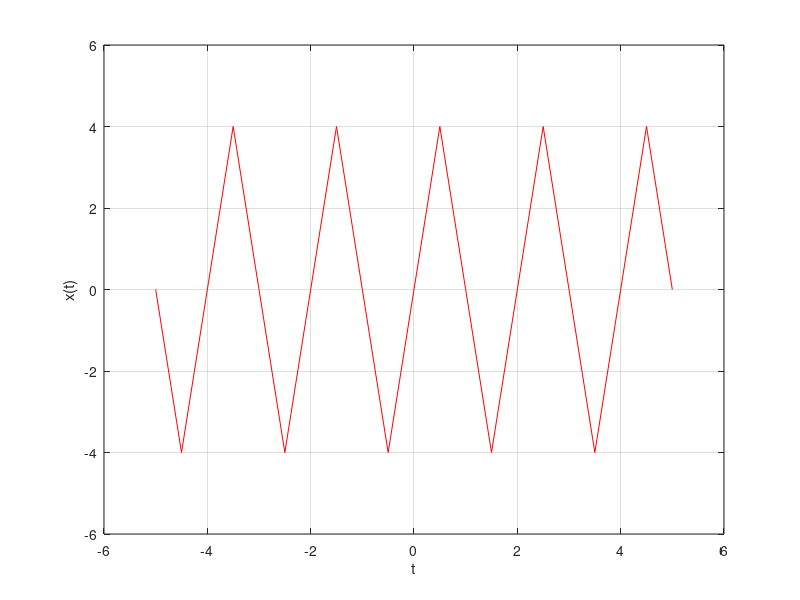
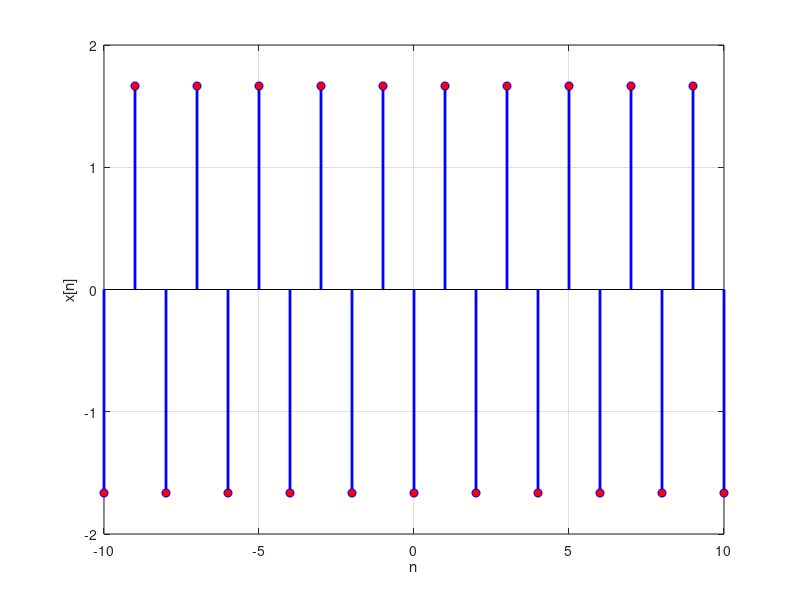
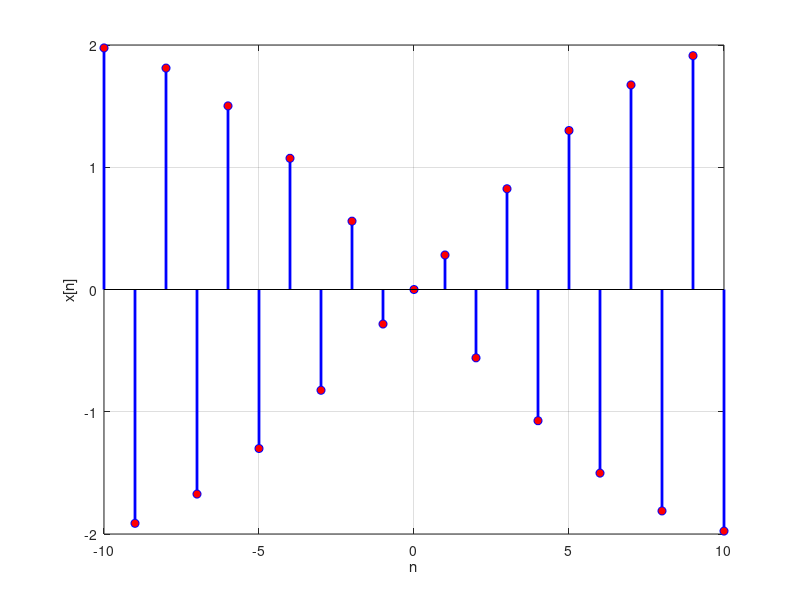
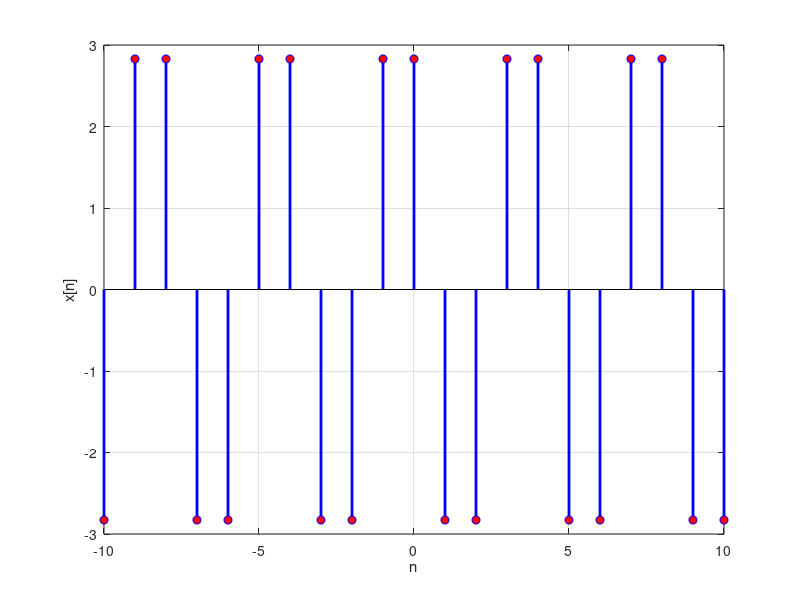

Here is the MATLAB script that generated these plots, in order:
%signals 
%% a. x(t) = 4cos(5pit)-pi/4

t = -5:0.5:5;
x = 4*cos(5*pi*t)-pi/4;
plot(t,x,'b');
grid on;
xlabel('t');
ylabel('x(t)');

%% b.  x(t) = 4u(t) +2*sint(3t) ,u(t)-unit step function
t = -5:0.5:5;
u = t >= 0;
x = 4*u + 2*sin(3*t);
plot(t,x,'g');
grid on;
xlabel('t');
ylabel('x(t)');

%% c. x(t) = 3cos(4t) + sin(pit);

t = -5:0.5:5;
x = 3*cos(4*t) + sin(pi*t);
plot(t,x,'y');
grid on;
xlabel('t');
ylabel('x(t)');

%% d. x(t) = cos(2pit) + 2cos(4pit) + sin(pit)

t = -5:0.5:5;
x = cos(2*pi*t)+cos(4*pi*t)+sin(pi*t);
plot(t,x,'k');
grid on;
xlabel('t');
ylabel('x(t)');

%% e. x(t) = 4cos(3pit + pi/2) + 2cos(8pit + pi/2)

t = -5:0.5:5;
x = 4*cos(3*pi*t + pi/2) + 2*cos(8*pi*t + pi/2);
plot(t,x,'r');
grid on;
xlabel('t');
ylabel('x(t)');

%% f. x(t) = 4cos(3pit + pi/2) + 4cos(10pit - pi/2)

t = -5:0.5:5;
x = 4*cos(3*pi*t + pi/2) + 4*cos(10*pi*t - pi/2);
plot(t,x,'r');
grid on;
xlabel('t');
ylabel('x(t)');

%% g. x[n] = 4cos(pin -2)
n = -10:10;  % Define n from -10 to 10
x_n = 4 * cos(pi * n - 2);

figure;
stem(n, x_n, 'b', 'LineWidth', 2, 'MarkerFaceColor', 'r'); % Stem plot for discrete signals
grid on;
xlabel('n');
ylabel('x[n]');
%% h. x[n] = 2sin(3n)

n = -10:10;  % Define n from -10 to 10
x_n = 2 * sin(3*n);

figure;
stem(n, x_n, 'b', 'LineWidth', 2, 'MarkerFaceColor', 'r'); % Stem plot for discrete signals
grid on;
xlabel('n');
ylabel('x[n]');
%% i. x[n] = 4cos(0.5pin + pi/4)
n = -10:10;  % Define n from -10 to 10
x_n = 4 * cos(0.5*pi * n + pi/4);

figure;
stem(n, x_n, 'b', 'LineWidth', 2, 'MarkerFaceColor', 'r'); % Stem plot for discrete signals
grid on;
xlabel('n');
ylabel('x[n]');
